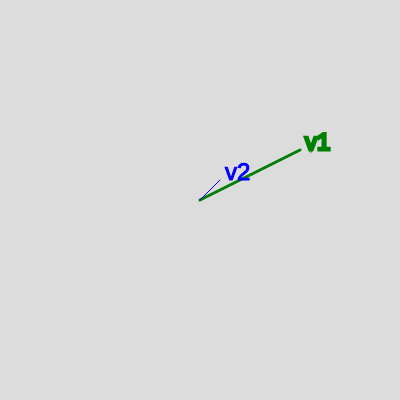
Frame 1 (no input)
Frame 60 (no input): identical to frame 1, image omitted
Frame 120 (the mouse pressed at the canvas centre since frame 60): identical to frame 1, image omitted

The p5.js sketch that drew this single still picture (run headless with seeded random() and noise() and a simulated clock; from frame 60 on, the mouse is pressed at the canvas centre):

// p5.js sketch
// ── sketch.js
class Vector {
    constructor(x, y, color, width, name, startX, startY) {
      this.x = x;
      this.y = y;
      this.color = color;
      this.width = width;
      this.name = name;
      this.startX = startX;
      this.startY = startY;
    }
  
    show() {
      push();
      stroke(this.color);
      strokeWeight(this.width);
      fill(this.color);
      line(this.startX, this.startY, this.startX + this.x, this.startY - this.y);
      text(this.name, this.startX + this.x + 5, this.startY - this.y);
      pop();
    }
  }
  
  let v1;
  let v2;
  
  function setup() {
    createCanvas(400, 400);
    textSize(24);
    v1 = new Vector(100, 50, "green", 3, "v1", 0, 0);
    v2 = new Vector(20, 20, "blue", 1
        ,"v2", 0,0);
  }
  
  function draw() {
    background(220);
    translate(width / 2, height / 2); 
    v1.show();
    v2.show();
  }
